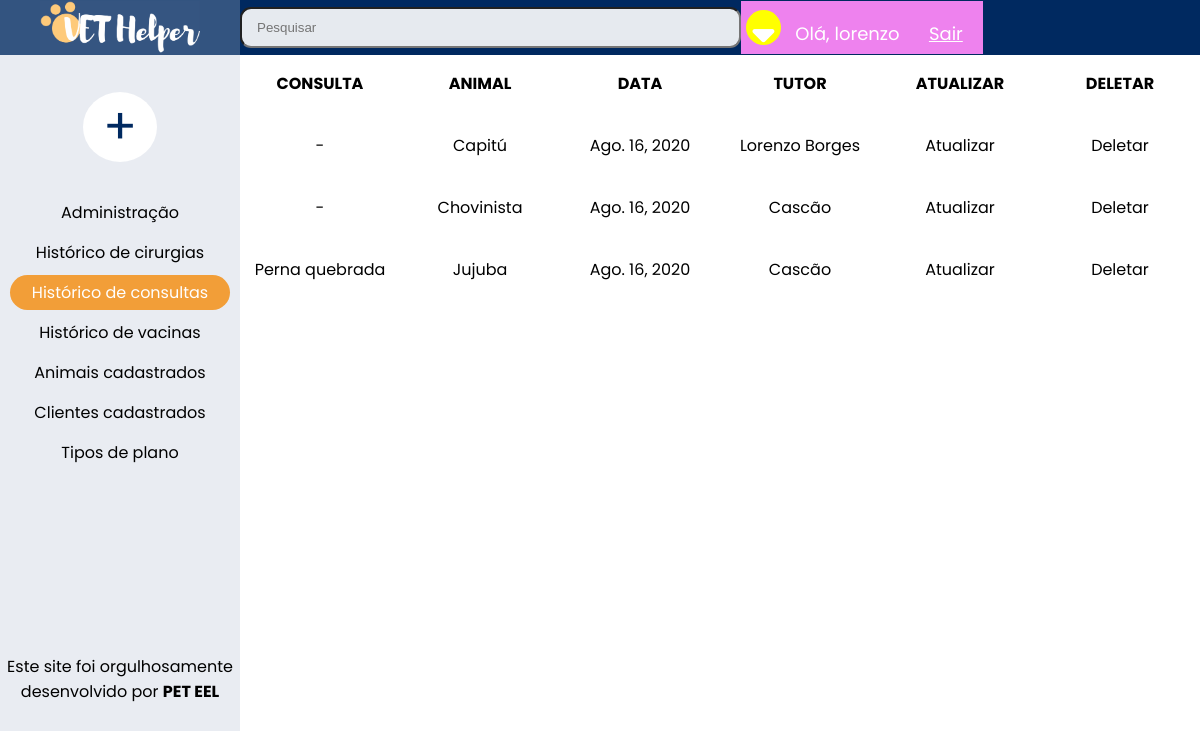
The app's page /minhas_consultas/ (signed in), older data.
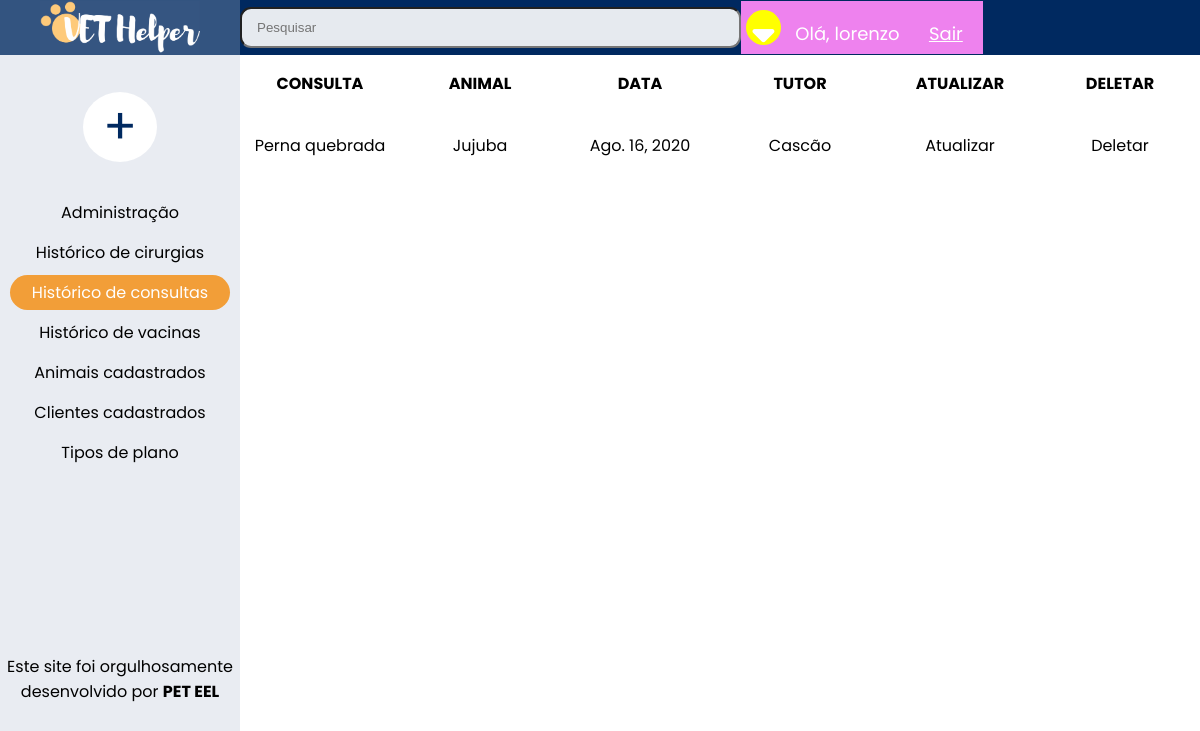
The same page, newer data.
### clientes/models.py (models this page shows, shortened)
class Consulta(models.Model):
    animal = models.ForeignKey(Animal, on_delete=models.CASCADE, blank=True)
    consulta = models.CharField(max_length=255, blank=True, default=' - ')
    data = models.DateField(default=timezone.now)
    descricao_da_consulta = models.TextField(verbose_name='Descrição da consulta', blank=True)

class Animal(models.Model):#animal
    animal = models.CharField(max_length=255)
    especie = models.CharField(verbose_name='Espécie', max_length=255, blank=True)
    raca = models.CharField(verbose_name='Raça', max_length=255)
    peso = models.CharField(max_length=255, blank=True)
    data_nascimento = models.DateField(verbose_name='Data de nascimento', blank=True)
    sexo = models.CharField(max_length=255, blank=True)
    pelagem = models.CharField(max_length=255, blank=True)
    porte = models.CharField(max_length=255, blank=True)
    microchip_numero = models.CharField(verbose_name='Número do Microchip', max_length=255, blank=True)
    microchip_local = models.CharField(verbose_name='Localização do Microchip',max_length=255, blank=True)
    data_criacao = models.DateTimeField(verbose_name='Data de criação', default=timezone.now)
    descricao = models.TextField(verbose_name='Descrição', blank=True)
    plano = models.ForeignKey(Plano, on_delete=models.CASCADE)
    tutor = models.ForeignKey(Tutor, on_delete=models.CASCADE)
    mostrar = models.BooleanField(default=True)
    class Meta:
        verbose_name = 'Animal'
        verbose_name_plural = 'Animais'
    def __str__(self):
        return self.animal

class Tutor(models.Model):
    nome = models.CharField(max_length=255, blank=True, default='Nenhum')
    telefone = models.CharField(max_length=255, blank=True)
    email = models.CharField(max_length=255, blank=True)
    data_criacao_tutor = models.DateTimeField(verbose_name='Data de criação', default=timezone.now)
    descricao_tutor = models.TextField(verbose_name='Descrição', blank=True)
    class Meta:
        verbose_name = 'Tutor'
        verbose_name_plural = 'Tutores'
    def __str__(self):
        return self.nome

### clientes/views.py (the view)
# urls.py: path('minhas_consultas/', views.consulta, name='consulta'),
@login_required(login_url='login')
def consulta(request):
    consultas = Consulta.objects.all()
    animais = Animal.objects.all()
    return render(request, 'clientes/minhas_consultas.html', {
        'consultas': consultas,
        'animais': animais,
    })

### clientes/templates/clientes/minhas_consultas.html (shortened to what this page needs)
{% extends 'base.html' %}
{% block conteudo-esquerda %}
<div class="home_page-esquerda">
    <section class="botao" style="margin-top: 35px;">
        <a class="botao-esquerda" href="#">+</a>
    </section>
    <section>
        <a class="links-principais" href="{% url 'admin:index' %}">Administração</a>
    </section>
    <section>
        <a class="links-principais" href="{% url 'cirurgia' %}">Histórico de cirurgias</a>
    </section>
    <section>
        <a class="links-principais-especial" href="{% url 'consulta' %}">Histórico de consultas</a>
    </section>
    <section>
        <a class="links-principais" href="{% url 'vacina' %}">Histórico de vacinas</a>
    </section>
    <section>
        <a class="links-principais" href="{% url 'index' %}">Animais cadastrados</a>
    </section>
    <section>
        <a class="links-principais" href="{% url 'clientes' %}">Clientes cadastrados</a>
    </section>
    <section>
        <a class="links-principais" href="#">Tipos de plano</a>
    </section>
</div>
{% endblock %}
{%block conteudo-direita%}
<div class="home_page-direita">
    <section class="titulo">
        <p>Consulta</p>
        <p>Animal</p>
        <p>Data</p>
        <p>Tutor</p>
        <p>Atualizar</p>
        <p>Deletar</p>
    </section>
{% for consulta in consultas %}
    {% for animal in animais %}
        {% if animal == consulta.animal%}
            <section>
                <p>
                    <a href="{% url 'ver_consulta' consulta.id %}">{{consulta.consulta}}</a>
                </p>
                <p>
                    <a href="{% url 'ver_consulta' consulta.id %}">{{consulta.animal}}</a>
                </p>
                <p>
                    <a href="{% url 'ver_consulta' consulta.id %}">{{consulta.data}}</a>
                </p>
                <p>
                    <a href="{% url 'ver_consulta' consulta.id %}">{{animal.tutor}}</a>
                </p>
                <p>
                    <a href="{% url 'atualizar_consulta' consulta.id %}">Atualizar</a>
                </p>
                <p>
                    <a href="{% url 'deletar_consulta' consulta.id %}">Deletar</a>
                </p>
            </section>
        {% endif%}
    {% endfor %}
{% endfor %}
</div>
{%endblock%}

### templates/parciais/_nav.html (shortened to what this page needs)
{% load static %}
<head>
    <div class="navbar">
        <div class="navbar-esquerda">
            <a href="{% url 'index' %}"></a>
        </div>
        <input type="text" placeholder="Pesquisar">
        <div class="navbar-direita">
            <a href="#" class="fa fa-sort-down"></a>
            <span class='hello-msg'>Olá, {{request.user}}</span>
            <span> <a class='hello-msg' href='{% url "logout" %}'> Sair </a></span>
        </div>
    </div>
</head>

Row changes from the older to the newer data that the page shows:
removed Consulta: consulta "-", animal "Capitú", data "Ago. 16, 2020"
removed Animal: tutor "Lorenzo Borges"
removed Consulta: consulta "-", animal "Chovinista", data "Ago. 16, 2020"
no longer on this page (row edited): Animal: tutor "Cascão"
